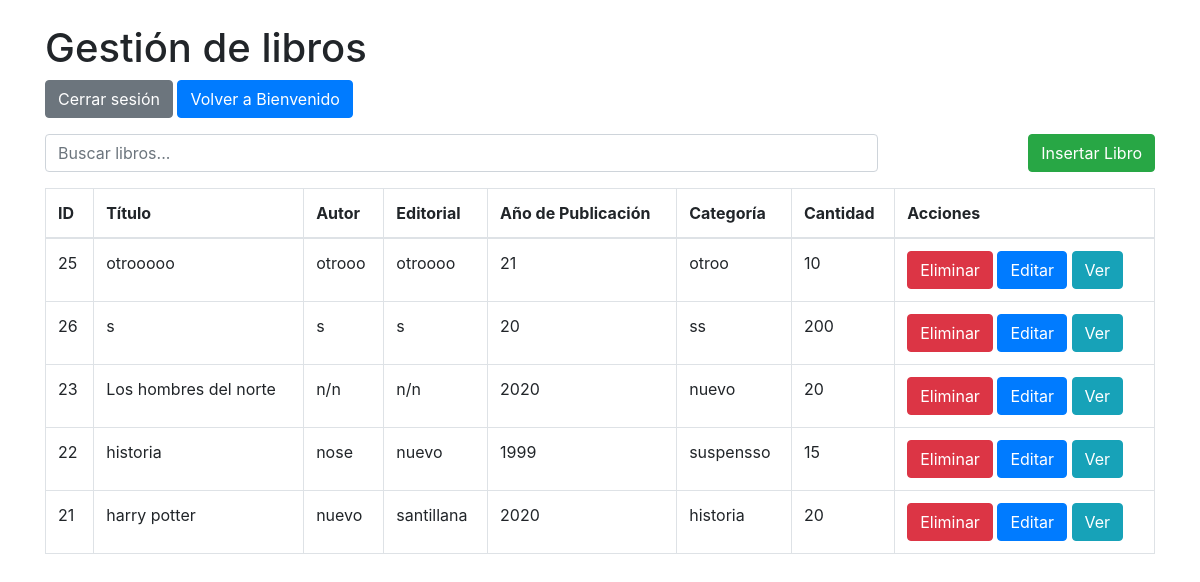
Page /gestion_libros.php (signed in) on the committed database.
### tables this page shows
CREATE TABLE IF NOT EXISTS `libros` (
  `id` int NOT NULL AUTO_INCREMENT,
  `titulo` varchar(100) NOT NULL,
  `autor` varchar(100) NOT NULL,
  `editorial` varchar(100) DEFAULT NULL,
  `aniopubli` varchar(4) DEFAULT NULL,
  `categoria` varchar(100) DEFAULT NULL,
  `cantidad` int DEFAULT NULL,
  `imagen` varchar(255) DEFAULT NULL,
  PRIMARY KEY (`id`)
);

### gestion_libros.php (the view, shortened to what this page needs)
<?php
include 'php/conexion_be.php';
$query = "SELECT * FROM libros";
$resultado = mysqli_query($conexion, $query);
?>
<!DOCTYPE html>
<html lang="es">
<head>
    <link href="https://stackpath.bootstrapcdn.com/bootstrap/4.5.2/css/bootstrap.min.css" rel="stylesheet">
</head>
<body>
    <div class="container mt-4">
        <h1>Gestión de libros</h1>
        <a href="php/logout.php" class="btn btn-secondary">Cerrar sesión</a>
        <a href="bienvenido.php" class="btn btn-primary">Volver a Bienvenido</a>
        <div class="d-flex justify-content-between align-items-center my-3">
            <input type="text" id="searchInput" class="form-control w-75 light-table-filter" data-table="order-table" placeholder="Buscar libros...">
            <button class="btn btn-success" data-toggle="modal" data-target="#insertarLibroModal">Insertar Libro</button>
        </div>
        <table class="table table-bordered order-table">
            <thead>
                <tr>
                    <th>ID</th>
                    <th>Título</th>
                    <th>Autor</th>
                    <th>Editorial</th>
                    <th>Año de Publicación</th>
                    <th>Categoría</th>
                    <th>Cantidad</th>
                    <th>Acciones</th>
                </tr>
            </thead>
            <tbody id="librosTable">
                <?php while ($libro = mysqli_fetch_assoc($resultado)) { ?>
                <tr>
                    <td><?php echo $libro['id']; ?></td>
                    <td><?php echo $libro['titulo']; ?></td>
                    <td><?php echo $libro['autor']; ?></td>
                    <td><?php echo $libro['editorial']; ?></td>
                    <td><?php echo $libro['aniopubli']; ?></td>
                    <td><?php echo $libro['categoria']; ?></td>
                    <td><?php echo $libro['cantidad']; ?></td>
                    <td>
                        <form action="gestion_libros.php" method="POST" style="display:inline;">
                            <button type="submit" class="btn btn-danger">Eliminar</button>
                        </form>
                        <button class="btn btn-primary" onclick="editarLibro(<?php echo $libro['id']; ?>, '<?php echo $libro['titulo']; ?>', '<?php echo $libro['autor']; ?>', '<?php echo $libro['editorial']; ?>', <?php echo $libro['aniopubli']; ?>, '<?php echo $libro['categoria']; ?>', <?php echo $libro['cantidad']; ?>, '<?php echo $libro['imagen']; ?>')">Editar</button>
                        <button class="btn btn-info" onclick="verLibro(<?php echo $libro['id']; ?>, '<?php echo $libro['titulo']; ?>', '<?php echo $libro['autor']; ?>', '<?php echo $libro['editorial']; ?>', <?php echo $libro['aniopubli']; ?>, '<?php echo $libro['categoria']; ?>', <?php echo $libro['cantidad']; ?>', '<?php echo $libro['imagen']; ?>')">Ver</button>
                    </td>
                </tr>
                <?php } ?>
            </tbody>
        </table>
    </div>
</body>
</html>

### rows in the picture
libros: id "25", titulo "otrooooo", autor "otrooo", editorial "otroooo", aniopubli "21", categoria "otroo", cantidad "10"
libros: id "26", titulo "s", autor "s", editorial "s", aniopubli "20", categoria "ss", cantidad "200"
libros: id "23", titulo "Los hombres del norte", autor "n/n", editorial "n/n", aniopubli "2020", categoria "nuevo", cantidad "20"
libros: id "22", titulo "historia", autor "nose", editorial "nuevo", aniopubli "1999", categoria "suspensso", cantidad "15"
libros: id "21", titulo "harry potter", autor "nuevo", editorial "santillana", aniopubli "2020", categoria "historia", cantidad "20"
